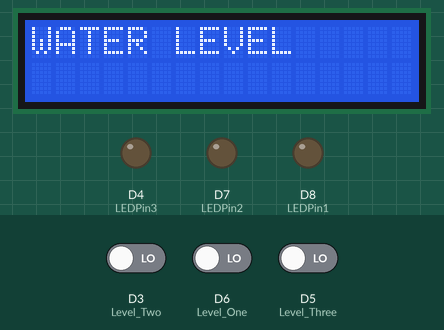
The sketch below on a simulated ESP8266 (NodeMCU). Parts: 16×2 character LCD, output pins drawn as LEDs (lit = HIGH). The inputs (shaded band) are chosen by the test bench; at power-on: D3 (Level_Two) LOW, D5 (Level_Three) LOW, D6 (Level_One) LOW. WiFi joins after 1.5 s; servers stay silent unless stated.

Above: at 3.1 s.
3.2 s: D3 (Level_Two) driven HIGH
At 3.8 s:
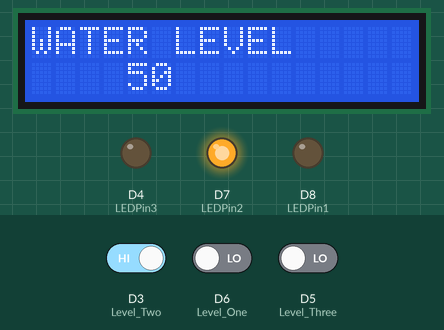
4.7 s: D5 (Level_Three) driven HIGH
At 5.9 s:
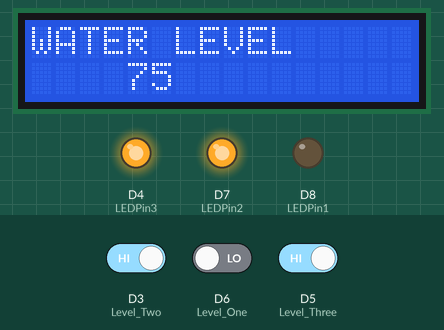
6.2 s: D6 (Level_One) driven HIGH
At 6.9 s:
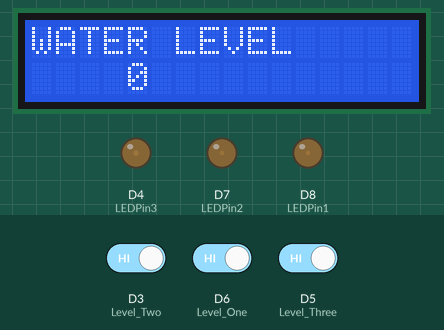
7.8 s: D3 (Level_Two) driven LOW
At 8.7 s:
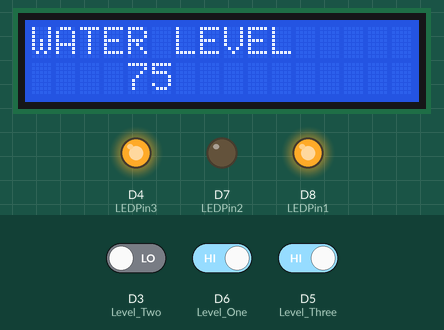
9.3 s: D5 (Level_Three) driven LOW
At 9.6 s:
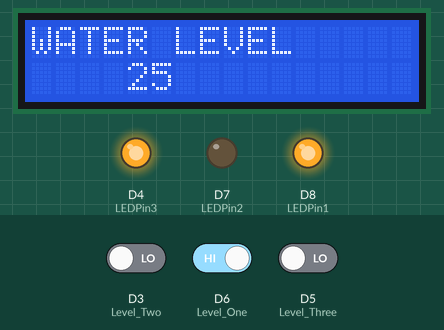
10.8 s: D3 (Level_Two) driven HIGH
At 12.0 s:
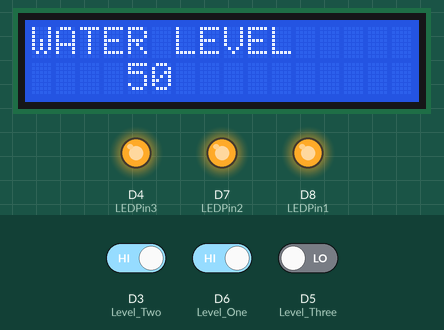
Timing chart, 0 to 13.3 s (numbered marks = the images above; inputs shaded):
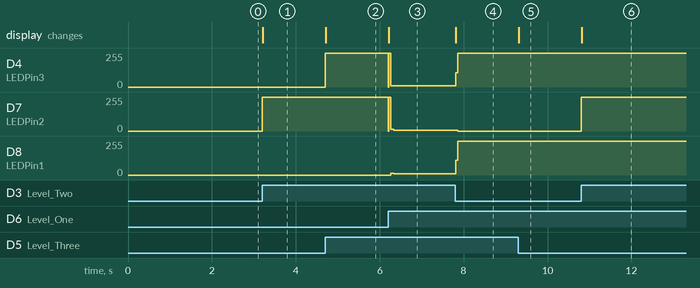

The sketch:

Flood_Monitoring__System2.ino
```cpp
#define BLYNK_TEMPLATE_ID "TMPL2oF-_cjNk"
#define BLYNK_TEMPLATE_NAME "SmartBeehive"
#define BLYNK_AUTH_TOKEN "RSZ2ugH9t_VjMI733_gfCoKUylk4vlMX"
#define BLYNK_PRINT Serial

#include <Wire.h>
#include <LiquidCrystal_I2C.h>
#include <ESP8266WiFi.h>
#include <BlynkSimpleEsp8266.h> // Include Blynk library for ESP8266

#define Level_One D6
#define Level_Two D3
#define Level_Three D5

char ssid[] = "Novatech";
char pass[] = "Nova@Tech";
char auth[] = "YourAuthToken"; // Your Blynk auth token

LiquidCrystal_I2C lcd(0x27, 16, 2);
int LEDPin1 = D8;
int LEDPin2 = D7;
int LEDPin3 = D4;

int previousLevel = -1; // Initialize previous level to an invalid value

void setup() {
  Serial.begin(9600);
  pinMode(LEDPin1, OUTPUT);
  pinMode(LEDPin2, OUTPUT);
  pinMode(LEDPin3, OUTPUT);

  pinMode(Level_One, INPUT);
  pinMode(Level_Two, INPUT);
  pinMode(Level_Three, INPUT);

  lcd.backlight();
  lcd.init();
  lcd.begin(16, 2);
  lcd.setCursor(0, 0);
  lcd.print("WATER LEVEL");

   Blynk.begin(BLYNK_AUTH_TOKEN, ssid, pass);
}

void loop() {
  Blynk.run(); // Run Blynk communication
//   timer.run();

  int currentLevel = -1; // Initialize current level to an invalid value

  if (digitalRead(Level_One) == HIGH) {
    digitalWrite(LEDPin1,HIGH);
    currentLevel = 25;
  }

  if (digitalRead(Level_Two) == HIGH) {
     digitalWrite(LEDPin2,HIGH);
    currentLevel = 50;
  }

  if (digitalRead(Level_Three) == HIGH) {
     digitalWrite(LEDPin3,HIGH);
    currentLevel = 75;
  }

  if (digitalRead(Level_One) == HIGH && digitalRead(Level_Three) == HIGH && digitalRead(Level_Two) == HIGH) {
     digitalWrite(LEDPin1,LOW);
     digitalWrite(LEDPin2,LOW);
     digitalWrite(LEDPin3,LOW);
    currentLevel = 0;
  }

  // Check if the water level has changed
  if (currentLevel != previousLevel) {
    lcd.clear();
    lcd.setCursor(0, 0);
    lcd.print("WATER LEVEL");
    lcd.setCursor(4, 1);
    lcd.print(currentLevel);
    Blynk.virtualWrite(V0, currentLevel); // Send data to Blynk virtual pin V0
    previousLevel = currentLevel; // Update previous level
  }
}
```

Measured:
- after the input at 3.2 s, D7 (LEDPin2): 0/255 → 255/255 at once; the display: changes at once (image 1)
- after the input at 4.7 s, D4 (LEDPin3): 0/255 → 255/255 at once; the display: changes at once (image 2)
- after the input at 6.2 s, D4 (LEDPin3): 255/255 → 11/255 at once; D7 (LEDPin2): 255/255 → 13/255 at once, → 7/255 0.14 s later; D8 (LEDPin1): 0/255 → 15/255 after 0.06 s, → 9/255 0.08 s later; the display: changes at once (image 3)
- after the input at 7.8 s, D4 (LEDPin3): 11/255 → 255/255 at once; D7 (LEDPin2): 7/255 → 0/255 after 0.06 s; D8 (LEDPin1): 9/255 → 255/255 at once; the display: changes at once (image 4)
- after the input at 9.3 s, the display: changes at once (image 5)
- after the input at 10.8 s, D7 (LEDPin2): 0/255 → 255/255 at once; the display: changes at once (image 6)
